Frame 1 (no input): blank canvas, image omitted
Frame 60 (no input): blank canvas, image omitted
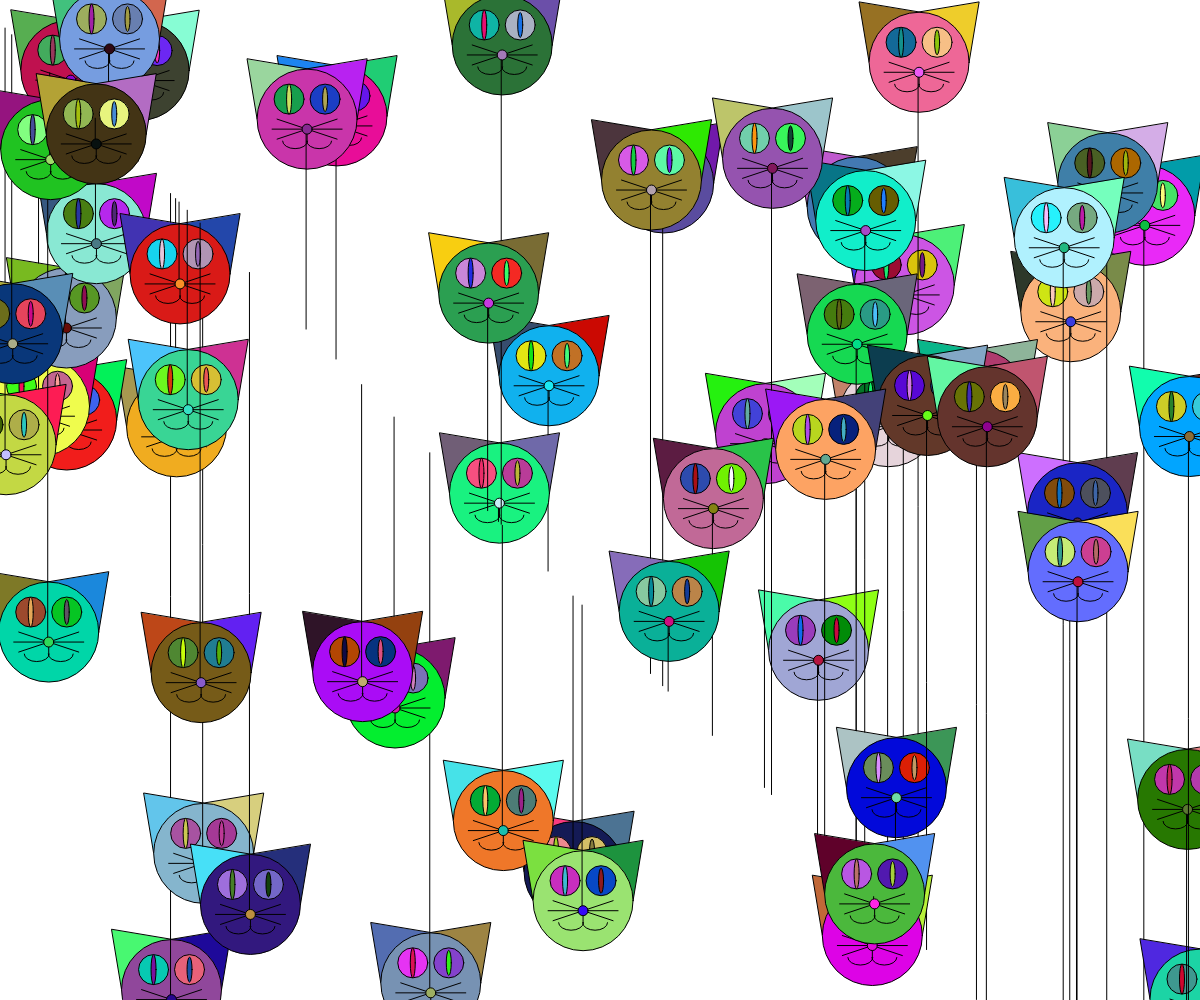
Frame 120 (the mouse pressed at the canvas centre since frame 60)

The p5.js sketch whose frames 1 and 60 were blank and that drew this single picture after the mouse press (run headless with seeded random() and noise() and a simulated clock; from frame 60 on, the mouse is pressed at the canvas centre):

// p5.js sketch
// ── sketch.js
var head = {
  r: 0,
  g: 0,
  b: 0
};

var nose = {
  r: 0,
  g: 0,
  b: 0
};

var leftear = {
  r: 0,
  g: 0,
  b: 0
};

var rightear = {
  r: 0,
  g: 0,
  b: 0
};

var lefteye = {
  r: 0,
  g: 0,
  b: 0
};

var leftpupil = {
  r: 0,
  g: 0,
  b: 0
};

var righteye = {
  r: 0,
  g: 0,
  b: 0
};

var rightpupil = {
  r: 0,
  g: 0,
  b: 0
};

var x = 0
var y = 0

function setup() {
  createCanvas(windowWidth, windowHeight);
  background(255);
}

function draw() {

  if (mouseIsPressed) {

    x = random(0, windowWidth);
    y = random(0, windowHeight);

    leftear.r = random(256)
    leftear.g = random(256)
    leftear.b = random(256)

    rightear.r = random(256)
    rightear.g = random(256)
    rightear.b = random(256)

    head.r = random(256)
    head.g = random(256)
    head.b = random(256)

    nose.r = random(256)
    nose.g = random(256)
    nose.b = random(256)

    lefteye.r = random(256)
    lefteye.g = random(256)
    lefteye.b = random(256)

    righteye.r = random(256)
    righteye.g = random(256)
    righteye.b = random(256)

    rightpupil.r = random(256)
    rightpupil.g = random(256)
    rightpupil.b = random(256)

    leftpupil.r = random(256)
    leftpupil.g = random(256)
    leftpupil.b = random(256)

    //left ear
    fill(leftear.r, leftear.g, leftear.b);
    stroke(0);
    triangle(x - 60, y - 60, x - 50, y, x, y - 50);

    //right ear
    fill(rightear.r, rightear.g, rightear.b);
    stroke(0);
    triangle(x + 60, y - 60, x + 50, y, x, y - 50);

    //head
    fill(head.r, head.g, head.b);
    stroke(0);
    ellipse(x, y, 100, 100);

    //left lip
    noFill();
    arc(x - 12, y + 22, 25, 15, 0, PI);

    //right lip
    noFill();
    arc(x + 12, y + 22, 25, 15, 0, PI);

    //mid lip
    line(x, y + 10, x, y + 22)

    //mid lip
    line(x - 1, y + 10, x - 1, x + 22)

    //left whisker 1
    line(x, y + 10, x - 35, y + 10);

    //left whisker 2
    line(x, y + 10, x - 30, y);

    //left whisker 3
    line(x, y + 10, x - 30, y + 20);

    //right whisker 1
    line(x, y + 10, x + 35, y + 10);

    //left whisker 2
    line(x, y + 10, x + 30, y);

    //right whisker 3
    line(x, y + 10, x + 30, y + 20);

    //nose
    fill(nose.r, nose.g, nose.b);
    noStroke;
    ellipse(x, y + 10, 10, 10);

    //left eye
    fill(lefteye.r, lefteye.g, lefteye.b);
    noStroke;
    ellipse(x - 18, y - 20, 30, 30);

    //left pupil
    fill(leftpupil.r, leftpupil.g, leftpupil.b);
    noStroke;
    ellipse(x - 18, y - 20, 5, 30);

    //right eye
    fill(righteye.r, righteye.g, righteye.b);
    noStroke;
    ellipse(x + 18, y - 20, 30, 30);

    //right pupil
    fill(rightpupil.r, rightpupil.g, rightpupil.b);
    noStroke;
    ellipse(x + 18, y - 20, 5, 25);
  }
}
